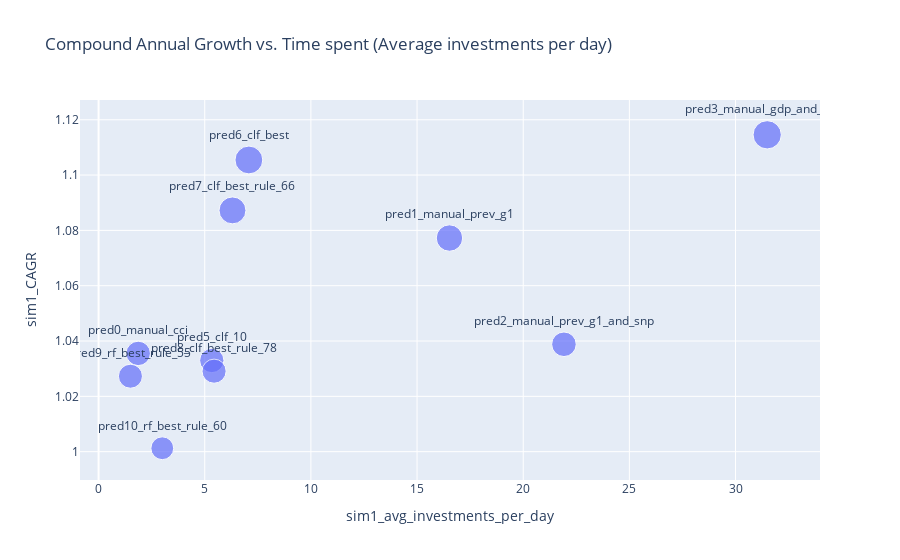

Write notebook code for a chart like this one.
### Code cell
# Create the scatter plot
fig = px.scatter(
    df_sim1_results.dropna(),
    x='sim1_avg_investments_per_day',
    y='sim1_CAGR',
    size='sim1_growth_capital_4y',  # Use the 'size' parameter for sim1_CAGR
    text='prediction',
    title='Compound Annual Growth vs. Time spent (Average investments per day)',
    labels={'sim1_capital': 'Initial Capital Requirement', 'growth_capital_4y': '4-Year Capital Growth'}
)

# Update the layout to improve readability of the annotations
fig.update_traces(textposition='top center')

# Show the plot
fig.show()

### Figure 1 — Plotly figure (JSON) as saved in the notebook; plotly's stock layout.template omitted (floating-point values rounded to 4 significant figures)
{"data": [{"hovertemplate": "sim1_avg_investments_per_day=%{x}<br>sim1_CAGR=%{y}<br>sim1_growth_capital_4y=%{marker.size}<br>prediction=%{text}<extra></extra>", "legendgroup": "", "marker": {"color": "#636efa", "size": [1.15, 1.347, 1.165, 1.543, 1.138, 1.493, 1.397, 1.122, 1.114, 1.005], "sizemode": "area", "sizeref": 0.003858, "symbol": "circle"}, "mode": "markers+text", "name": "", "orientation": "v", "showlegend": false, "text": ["pred0_manual_cci", "pred1_manual_prev_g1", "pred2_manual_prev_g1_and_snp", "pred3_manual_gdp_and_fastd", "pred5_clf_10", "pred6_clf_best", "pred7_clf_best_rule_66", "pred8_clf_best_rule_78", "pred9_rf_best_rule_55", "pred10_rf_best_rule_60"], "textposition": "top center", "type": "scatter", "x": [1.867, 16.53, 21.92, 31.49, 5.332, 7.078, 6.307, 5.44, 1.5, 3], "xaxis": "x", "y": [1.036, 1.077, 1.039, 1.115, 1.033, 1.105, 1.087, 1.029, 1.027, 1.001], "yaxis": "y"}], "layout": {"legend": {"itemsizing": "constant", "tracegroupgap": 0}, "title": {"text": "Compound Annual Growth vs. Time spent (Average investments per day)"}, "xaxis": {"anchor": "y", "domain": [0, 1], "title": {"text": "sim1_avg_investments_per_day"}}, "yaxis": {"anchor": "x", "domain": [0, 1], "title": {"text": "sim1_CAGR"}}}}
